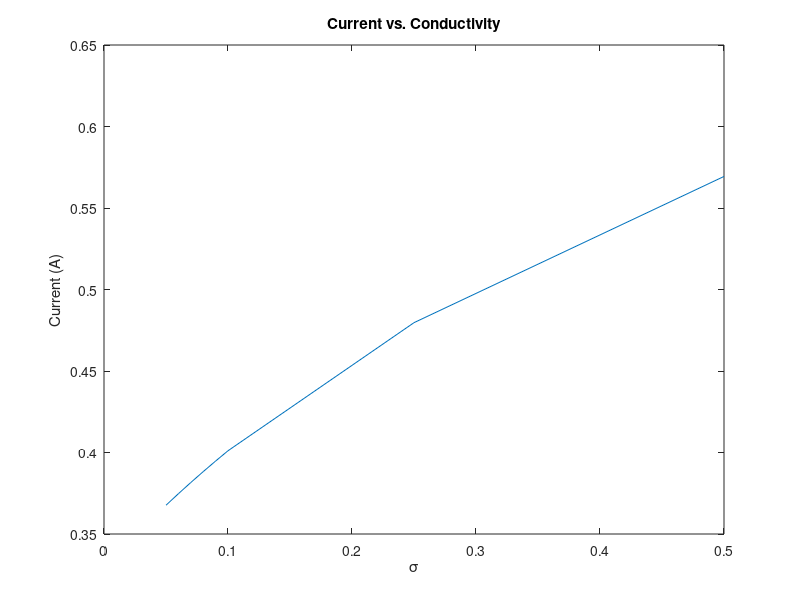

Recreate this plot in MATLAB.
close all;
clear;

w=2;
l=3;
V0=1;

sigmas=[0.5 0.25 0.1 0.09 0.08 0.07 0.06 0.05];
curr=zeros(length(sigmas),1);
size=zeros(length(sigmas),1);

for m=1:length(sigmas)
  dx=0.05;
  dy=dx;
  ny=round(w/dx);
  nx=round(l/dy);

  cMap=ones(nx,ny);
  % Change the conductance for the middle third on each side  
  cMap(nx/3:2*nx/3  , 1:ny/3)=sigmas(m); 
  cMap(nx/3:2*nx/3 , 2*ny/3:ny)=sigmas(m);

  % G-matrix, relates the value of a node to all other nodes
  G=sparse(nx*ny,nx*ny);
  % F-vector, the boundary conditons
  F = sparse(nx*ny,1);

  % Populate G matrix
  % Code from https://github.com/L28E/4700Code/blob/master/CondCode/GetCurrents.m
  for i = 1:nx
      for j = 1:ny
          n = j + (i - 1) * ny;

          if i == 1
              G(n, :) = 0;
              G(n, n) = 1;
              F(n)=V0;
          elseif i == nx
              G(n, :) = 0;
              G(n, n) = 1;
          elseif j == 1
              nxm = j + (i - 2) * ny;
              nxp = j + (i) * ny;
              nyp = j + 1 + (i - 1) * ny;

              rxm = (cMap(i, j) + cMap(i - 1, j)) / 2.0;
              rxp = (cMap(i, j) + cMap(i + 1, j)) / 2.0;
              ryp = (cMap(i, j) + cMap(i, j + 1)) / 2.0;

              G(n, n) = -(rxm+rxp+ryp);
              G(n, nxm) = rxm;
              G(n, nxp) = rxp;
              G(n, nyp) = ryp;

          elseif j ==  ny
              nxm = j + (i - 2) * ny;
              nxp = j + (i) * ny;
              nym = j - 1 + (i - 1) * ny;

              rxm = (cMap(i, j) + cMap(i - 1, j)) / 2.0;
              rxp = (cMap(i, j) + cMap(i + 1, j)) / 2.0;
              rym = (cMap(i, j) + cMap(i, j - 1)) / 2.0;

              G(n, n) = -(rxm + rxp + rym);
              G(n, nxm) = rxm;
              G(n, nxp) = rxp;
              G(n, nym) = rym;
          else
              nxm = j + (i-2)*ny;
              nxp = j + (i)*ny;
              nym = j-1 + (i-1)*ny;
              nyp = j+1 + (i-1)*ny;

              rxm = (cMap(i,j) + cMap(i-1,j))/2.0;
              rxp = (cMap(i,j) + cMap(i+1,j))/2.0;
              rym = (cMap(i,j) + cMap(i,j-1))/2.0;
              ryp = (cMap(i,j) + cMap(i,j+1))/2.0;

              G(n,n) = -(rxm+rxp+rym+ryp);
              G(n,nxm) = rxm;
              G(n,nxp) = rxp;
              G(n,nym) = rym;
              G(n,nyp) = ryp;
          end

      end
  end

  % Solve for voltage
  V = G\F;
  v_surf=zeros(nx,ny);
  for x=1:nx
      for y=1:ny
        n = y + (x - 1) * ny;
        v_surf(x,y)=V(n);
      end      
  end 
  
  [Ex,Ey]=gradient(-v_surf');

  % conductivity Plot 
%   figure()
%   subplot(2,2,1);
%   surf(cMap','EdgeColor','none');
%   title('σ(x,y)');
%   ylabel('W');
%   xlabel('L');
% 
%   % Voltage Plot 
%   subplot(2,2,2);
%   surf(v_surf','EdgeColor','none');
%   title('V(x,y)');
%   ylabel('W');
%   xlabel('L');
% 
%   % E field Plot   
%   subplot(2,2,3);
%   quiver(Ex,Ey);
%   title('E(x,y)' );
%   ylabel('W');
%   xlabel('L');
% 
%   % Current Density plot 
%   subplot(2,2,4);
%   Jx=cMap'.*Ex;
%   Jy=cMap'.*Ey;
%   quiver(Jx,Jy);
%   title('J(x,y)' );
%   ylabel('W');
%   xlabel('L');

  % Calculate Current
  eFlowx = cMap' .* Ex;
  eFlowy = cMap' .* Ey;

  C0 = sum(eFlowx(:,1))
  Cnx = sum(eFlowx(:,nx))
  Curr(m) = (C0 + Cnx) * 0.5;
  size(m)=nx*ny;

end
figure()
plot(sigmas,Curr)
title('Current vs. Conductivity' );
ylabel('Current (A)');
xlabel('σ');